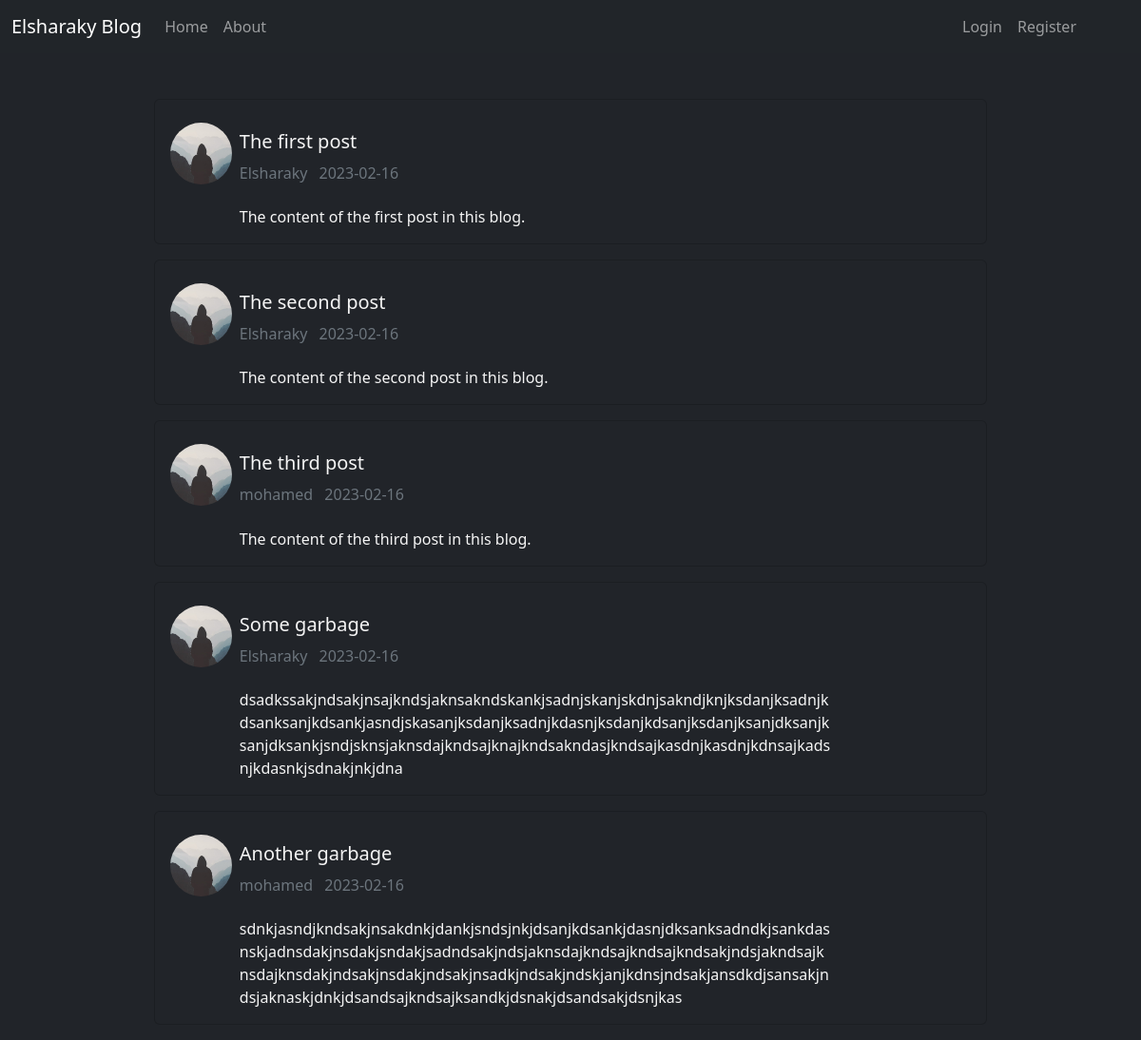
The page / on the database its author committed.
### flaskblog/models.py (models this page shows, shortened)
class Post(db.Model):
    id = db.Column(db.Integer,primary_key=True)
    title = db.Column(db.String(250),nullable=False)
    content = db.Column(db.Text,nullable=False)
    date = db.Column(db.DateTime,nullable=False,default=datetime.utcnow)
    user_id = db.Column(db.Integer,db.ForeignKey('user.id'),nullable=False)

class User(db.Model,UserMixin):
    id = db.Column(db.Integer,primary_key=True)
    username = db.Column(db.String(20),unique=True,nullable=False)
    email = db.Column(db.String(100),unique=True,nullable=False)
    password = db.Column(db.String(60),nullable=False)
    profile_img = db.Column(db.String(20),default='default.jpg',nullable=False)
    posts = db.relationship('Post',backref='author')

### flaskblog/routes.py (the view)
@app.route('/')
def home():
    posts = Post.query.all()
    return render_template('index.html',posts=posts)

### flaskblog/templates/index.html
{% extends 'layout.html' %}
{% block content %}
    {% for post in posts %}
    <div class="card mb-3" style="background-color: rgb(33 36 41);">
    <div class="row g-0">
        <div class="col-md-1 pt-4 pb-2 ps-3">
            <img src="{{ url_for('static',filename='images/{}'.format(post.author.profile_img)) }}" class="rounded-circle art_img" alt="profile pic">
        </div>
        <div class="col-md-9 pt-3">
            <div class="card-body">
            <h5 class="card-title mb-3 txt"><a href="{{ url_for('post',post=post.id) }}" class="nav-link">{{ post.title }}</a></h5>
            <h6 class="card-subtitle mb-2 text-muted">
                <p class="me-2" style="display: inline-block;">{{ post.author.username }}</p>
                <p class="text-muted" style="display: inline-block;">{{ post.date.strftime('%Y-%m-%d') }}</p>
            </h6>
            <p class="card-text txt">{{ post.content }}</p>
        </div>
        </div>
        </div>
    </div>
    {% endfor %}
{% endblock content %}

### flaskblog/templates/layout.html (shortened to what this page needs)
<!doctype html>
<html lang="en">
  <head>
    <link href="https://cdn.jsdelivr.net/npm/bootstrap@5.2.3/dist/css/bootstrap.min.css" rel="stylesheet">
    <link rel="stylesheet" href="{{ url_for('static',filename='main.css') }}">
  </head>
  <body>
    <nav class="navbar navbar-expand-lg navbar-dark bg-dark">
    <div class="container-fluid">
        <a class="navbar-brand" href="{{ url_for('home') }}">Elsharaky Blog</a>
        <div class="collapse navbar-collapse" id="navbarSupportedContent">
        <ul class="navbar-nav me-auto mb-2 mb-lg-0">
            <li class="nav-item">
            <a class="nav-link" href="{{ url_for('home') }}">Home</a>
            </li>
            <li class="nav-item">
            <a class="nav-link" href="{{ url_for('about') }}">About</a>
            </li>
        </ul>
        <ul class="navbar-nav me-5 mb-2 mb-lg-0">
            {% if not current_user.is_authenticated %}
                <li class="nav-item">
                    <a href="{{ url_for('login') }}" class="nav-link">Login</a>
                </li>
                <li class="nav-item">
                    <a href="{{ url_for('register') }}" class="nav-link">Register</a>
                </li>
            {% endif %}
        </ul>
        </div>
    </div>
    </nav>
    <div class="container mt-5 w-75">
        {% block content %}{% endblock %}
    </div>
  </body>
</html>

### flaskblog/static/main.css (style rules this page uses)
body { margin: 0; padding: 0; box-sizing: border-box; background-color: rgb(33 36 41); }
h1,h2,h3,h4,h5,h6 { color: whitesmoke; }
.txt { color: whitesmoke; }
.art_img { width: 65px; height: 65px; }

### rows shown on the page
Post: profile_img (placeholder picture), title "The first post", author.username "Elsharaky", date "2023-02-16", content "The content of the first post in this blog."
Post: profile_img (placeholder picture), title "The second post", author.username "Elsharaky", date "2023-02-16", content "The content of the second post in this blog."
Post: profile_img (placeholder picture), title "The third post", author.username "mohamed", date "2023-02-16", content "The content of the third post in this blog."
Post: profile_img (placeholder picture), title "Some garbage", author.username "Elsharaky", date "2023-02-16", content "dsadkssakjndsakjnsajkndsjaknsakndskankjsadnjskanjskdnjsakndjknjksdanjksadnjkdsanksanjkdsankjasndjskasanjksdanjksadnjkdasnjksdanjkdsanjksdanjksanjdksanjksanjdksankjsndjsknsjaknsdajkndsajknajkndsakndasjkndsajkasdnjkasdnjkdnsajkadsnjkdasnkjsdnakjnkjdna"
Post: profile_img (placeholder picture), title "Another garbage", author.username "mohamed", date "2023-02-16", content "sdnkjasndjkndsakjnsakdnkjdankjsndsjnkjdsanjkdsankjdasnjdksanksadndkjsankdasnskjadnsdakjnsdakjsndakjsadndsakjndsjaknsdajkndsajkndsajkndsakjndsjakndsajknsdajknsdakjndsakjnsdakjndsakjnsadkjndsakjndskjanjkdnsjndsakjansdkdjsansakjndsjaknaskjdnkjdsandsajkndsajksandkjdsnakjdsandsakjdsnjkas"
